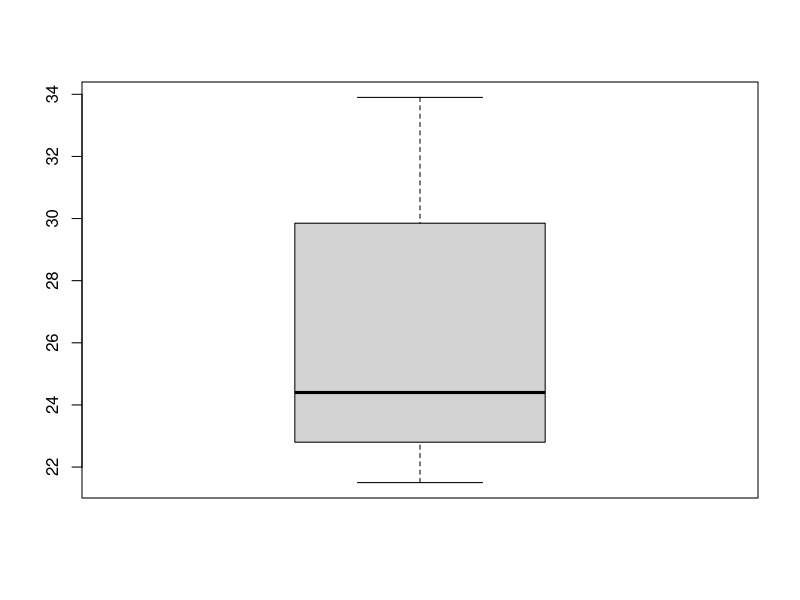
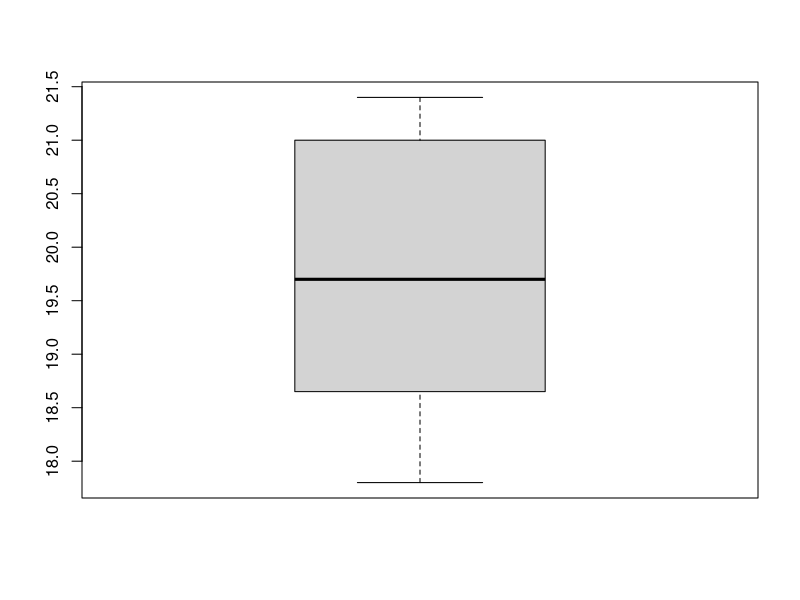

R code for these plots, in order:
#Wilcoxon Signed Rank test
#Wilcoxon Signed Rank Test is a non-parametric alternative to the paired t-test. It is used to compare the median of paired data (e.g., before and after measurements) when the data is not normally distributed.

#Loading the mtcars dataset
data(mtcars)

#Extracting mpg values for cars with 4 and 6 cylinders
mpg_4cyl <- mtcars$mpg[mtcars$cyl == 4]
mpg_6cyl <- mtcars$mpg[mtcars$cyl == 6]

#Checking the lengths of the two groups
length(mpg_4cyl)
length(mpg_6cyl)

#Randomly sample the larger group to match the size of the smaller group
mpg_4cyl_sample <- sample(mpg_4cyl, length(mpg_6cyl))

#boxplots of both the groups
boxplot(mpg_4cyl_sample)
boxplot(mpg_6cyl)

#Perform the Wilcoxon Signed Rank Test
wilcox_test_result <- wilcox.test(mpg_4cyl_sample, mpg_6cyl, paired = TRUE)

#Print the result
print(wilcox_test_result)
